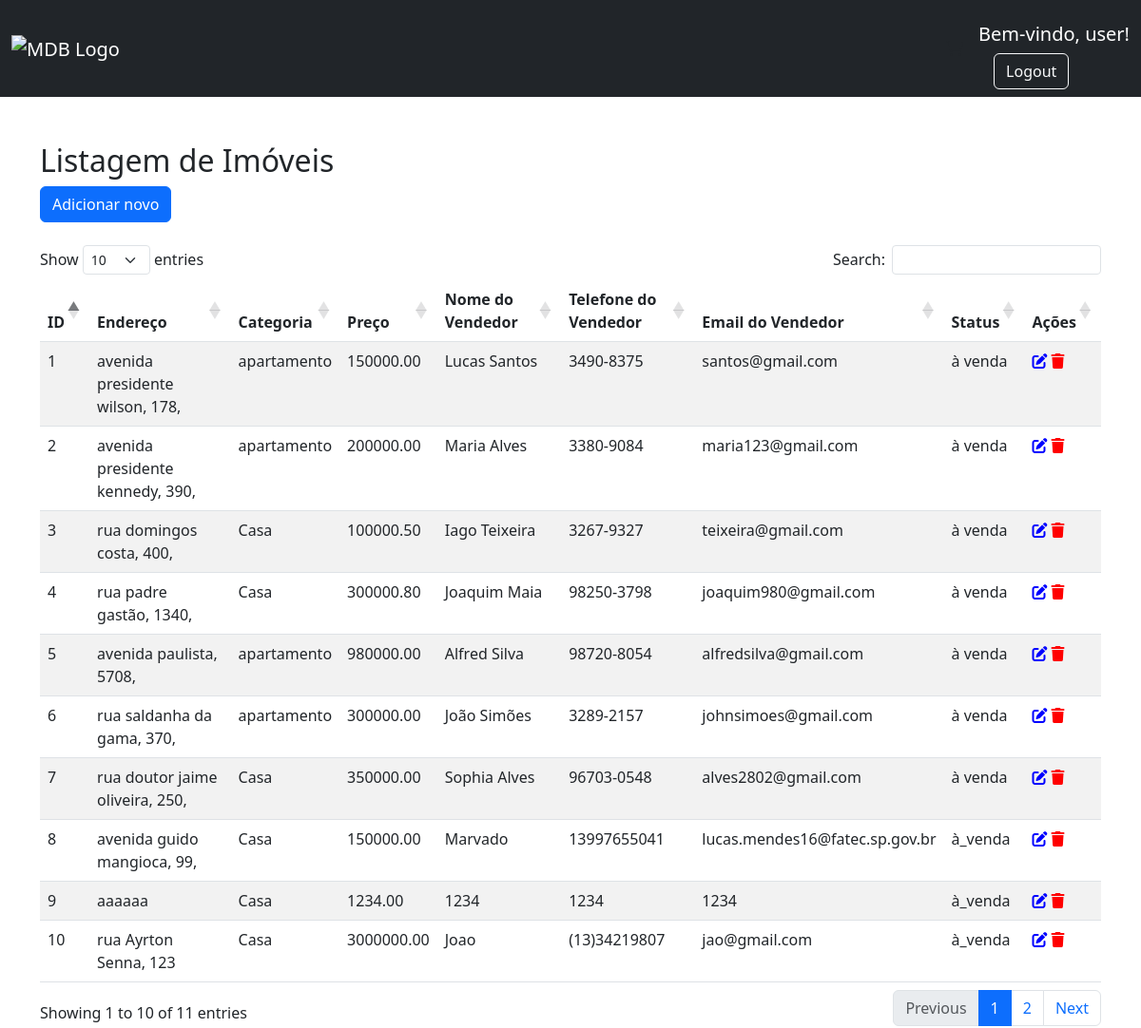
The app's page /php/users.php (signed in) with its own data.
### tables this page shows
CREATE TABLE `imoveis` (
  `id` int(20) NOT NULL,
  `cidade` varchar(100) NOT NULL,
  `endereco` varchar(255) NOT NULL,
  `categoria` varchar(50) DEFAULT NULL,
  `preco` decimal(10,2) NOT NULL,
  `nome_vendedor` varchar(255) NOT NULL,
  `telefone_vendedor` varchar(20) NOT NULL,
  `email_vendedor` varchar(255) NOT NULL,
  `status` varchar(30) DEFAULT NULL,
  `foto` varchar(255) NOT NULL
);

### php/users.php (the view, shortened to what this page needs)
<!DOCTYPE html>
<html>
<head>
    <link href="https://cdn.jsdelivr.net/npm/bootstrap@5.3.0/dist/css/bootstrap.min.css" rel="stylesheet">
    <link href="https://cdn.datatables.net/1.13.6/css/dataTables.bootstrap5.min.css" rel="stylesheet">
    <link rel="stylesheet" href="https://cdnjs.cloudflare.com/ajax/libs/font-awesome/6.4.2/css/all.min.css" />
</head>
<body>
    <?php
    $nomeUsuario = $_SESSION["nomeUsuario"];
    if ($nomeUsuario != null) {
    ?>
    <nav class="navbar navbar-expand-lg navbar-dark bg-dark">
        <div class="container-fluid">
            <div class="collapse navbar-collapse" id="navbarSupportedContent">
                <a class="navbar-brand mt-2 mt-lg-0" href="#">
                    <img
                        src="/fastimoveis/assets/logo.webp"
                        height="15"
                        alt="MDB Logo"
                        loading="lazy"
                    />
                </a>
            </div>
            <div class="d-flex align-items-center">
                <a class="text-reset me-3" href="#">
                    <i class="fas fa-shopping-cart"></i>
                </a>
                <div class="dropdown">
                    <a>
                        <h5 class="mt-3" style="color: white;">Bem-vindo, <?= $nomeUsuario ?>!</h5>
                    </a>
                    <div class="ms-3">
                        <a href="logout.php" class="btn btn-outline-light">Logout</a>
                    </div>
                </div>
            </div>
        </div>
    </nav>
    <div class="container">
        <h2 class="mt-5">Listagem de Imóveis</h2>
        <button type="button" class="btn btn-primary" data-bs-toggle="modal" data-bs-target="#addModal">
            Adicionar novo
        </button>
        <br>
        <br>
        <table id="imoveisTable" class="table table-striped">
            <thead>
                <tr>
                    <th>ID</th>
                    <th>Endereço</th>
                    <th>Categoria</th>
                    <th>Preço</th>
                    <th>Nome do Vendedor</th>
                    <th>Telefone do Vendedor</th>
                    <th>Email do Vendedor</th>
                    <th>Status</th>
                    <th>Ações</th>
                </tr>
            </thead>
            <tbody>
                <?php
                try {
                    $conn = new PDO("mysql:host=localhost;dbname=fastimoveis;charset=utf8", "root", "");
                    $query = "SELECT * FROM imoveis";
                    $stmt = $conn->query($query);
                    while ($row = $stmt->fetch(PDO::FETCH_ASSOC)) {
                ?>
                    <tr>
                        <td><?= $row['id'] ?></td>
                        <td><?= $row['endereco'] ?></td>
                        <td><?= $row['categoria'] ?></td>
                        <td><?= $row['preco'] ?></td>
                        <td><?= $row['nome_vendedor'] ?></td>
                        <td><?= $row['telefone_vendedor'] ?></td>
                        <td><?= $row['email_vendedor'] ?></td>
                        <td><?= $row['status'] ?></td>
                        <td>
                            <i class="edit-icon icon-button" data-bs-toggle="modal" data-bs-target="#editModal<?= $row['id'] ?>">
                                <i class="fas fa-edit"></i>
                            </i>
                            <i class="delete-icon" type="button" class="btn btn-icon btn-danger" onclick="deleteRecord(<?= $row['id'] ?>)">
                                <i class="fas fa-trash"></i>
                            </i>
                        </td>
                    </tr>
                <?php
                    }
                } catch (PDOException $e) {
                    echo "Error: " . $e->getMessage();
                }
                ?>
            </tbody>
        </table>
    </div>
</body>
<?php }  ?>
</html>

### php/users.php (style rules this page uses)
.edit-icon { color: blue; }
.delete-icon { color: red; }
.icon-button { cursor: pointer; transition: color 0.2s; }

### records on screen
imoveis: id "1", endereco "avenida presidente wilson, 178,", categoria "apartamento", preco "150000.00", nome_vendedor "Lucas Santos", telefone_vendedor "3490-8375", email_vendedor "santos@gmail.com", status "à venda"
imoveis: id "2", endereco "avenida presidente kennedy, 390,", categoria "apartamento", preco "200000.00", nome_vendedor "Maria Alves", telefone_vendedor "3380-9084", email_vendedor "maria123@gmail.com", status "à venda"
imoveis: id "3", endereco "rua domingos costa, 400,", categoria "Casa", preco "100000.50", nome_vendedor "Iago Teixeira", telefone_vendedor "3267-9327", email_vendedor "teixeira@gmail.com", status "à venda"
imoveis: id "4", endereco "rua padre gastão, 1340,", categoria "Casa", preco "300000.80", nome_vendedor "Joaquim Maia", telefone_vendedor "98250-3798", email_vendedor "joaquim980@gmail.com", status "à venda"
imoveis: id "5", endereco "avenida paulista, 5708,", categoria "apartamento", preco "980000.00", nome_vendedor "Alfred Silva", telefone_vendedor "98720-8054", email_vendedor "alfredsilva@gmail.com", status "à venda"
imoveis: id "6", endereco "rua saldanha da gama, 370,", categoria "apartamento", preco "300000.00", nome_vendedor "João Simões", telefone_vendedor "3289-2157", email_vendedor "johnsimoes@gmail.com", status "à venda"
imoveis: id "7", endereco "rua doutor jaime oliveira, 250,", categoria "Casa", preco "350000.00", nome_vendedor "Sophia Alves", telefone_vendedor "96703-0548", email_vendedor "alves2802@gmail.com", status "à venda"
imoveis: id "8", endereco "avenida guido mangioca, 99,", categoria "Casa", preco "150000.00", nome_vendedor "Marvado", telefone_vendedor "13997655041", email_vendedor "lucas.mendes16@fatec.sp.gov.br", status "à_venda"
imoveis: id "9", endereco "aaaaaa", categoria "Casa", preco "1234.00", nome_vendedor "1234", telefone_vendedor "1234", email_vendedor "1234", status "à_venda"
imoveis: id "10", endereco "rua Ayrton Senna, 123", categoria "Casa", preco "3000000.00", nome_vendedor "Joao", telefone_vendedor "(13)34219807", email_vendedor "jao@gmail.com", status "à_venda"

### other values on screen
$nomeUsuario "user"
